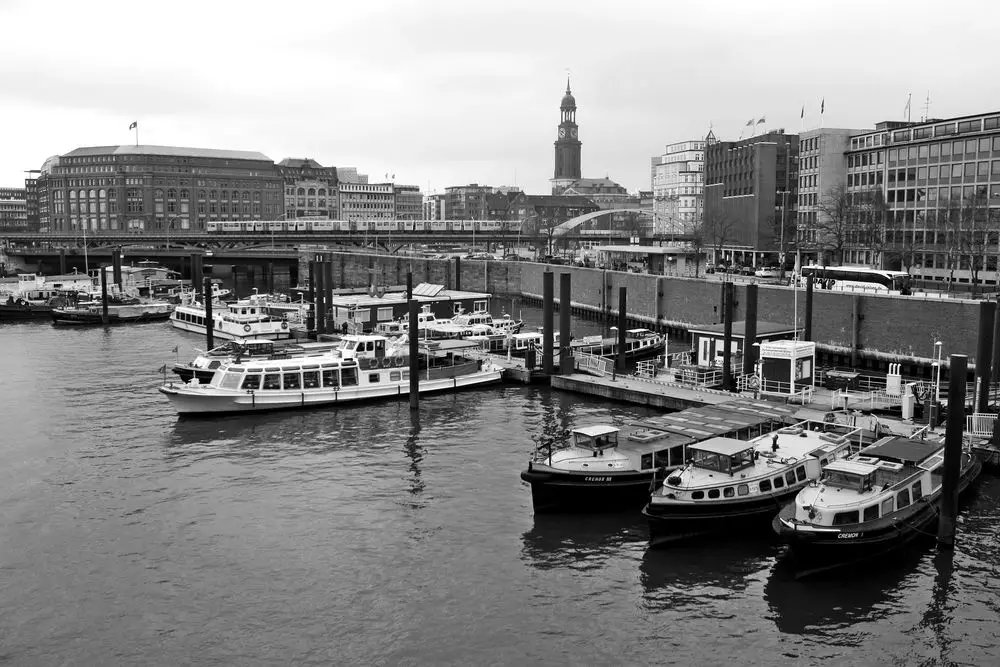
#> input picture collab/waters.jpg, 1000 x 667 px
$ jupyter execute Module14_Solutions_Manual_Visualization_of_Singular_Values_and_Principal_Components.ipynb
#> lines starting #> are read from the running program, lines starting #| are printed output that depends on the picture; long printed decimals are rounded
# **<center> Solution Manual For Tutors </center>**

# <center><strong>Important:</strong> Make a Copy of this Google Colab Notebook!
</center>

<p>Please refrain from using or modifying this current Google Colab notebook directly. Instead, follow these instructions to create your own copy:</p>

<ol>
  <li>Go to the "File" menu at the top of the Colab interface.</li>
  <li>Select "Save a copy in Drive" to create a duplicate of this notebook.</li>
  <li>You can now work on your own copy without affecting the original.</li>
</ol>

<p>This ensures that you have a personalized version to work on and make changes according to your needs. Remember to save your progress as you go. Enjoy working on your own copy of the Google Colab notebook!</p>

# **Module 14: Visualization of Singular Values and Singular Vectors**
We will now explore the meaning of singular values and vectors in image compression following [this tutorial](https://scicoding.com/pca-using-python-image-compression/). We will use the sklearn PCA function for this module. However, feel free to use your custom function instead. <p>

This practice is divided into 4 Parts, with the last being optional. <p>

<ul><li> Part 1: Compress a single gray scale image using PCA </li>
<li> Part 2: How any principal components are needed to efficiently compress the image? </li>
<li> Part 3:  Singular Vectors and Principal Components </li>
<li> [OPTIONAL] Part 4: Image Compression Unsing PCA of an image data set </li> </ul>

<i>Note: Depending on your previous experience with Python and familiarity with PCA, Parts 1-3 may feel relatively straightforward. As a result, we have included an optional Part 4 to provide an additional challenge. If you are new to these concepts or prefer to focus on Parts 1-3, skip Part 4.  </i> <p>

## **Getting Started**

Run the provided code sections and follow the instructions. Implement your own code were indicated.

## **Importing Python Packages**
The first step is to import your necessary Python packages. <p>

[cell 1]
import numpy as np # Importing the numpy library as np - this is a common practice for Python coding
import matplotlib.pyplot as plt # Importing the matplotlib.pyplot as plt - useful for visualizing data
import pandas as pd # libary for data management
import seaborn as sb # library for visualization

import skimage # for image conversion
from google.colab import files # upload files from local drive

from sklearn.decomposition import PCA # for PCA

For learning purposes will use the image from the tutorial, later on, you can choose your own image. To do so, download [this image](https://drive.google.com/file/d/1qYL44GQYbjJyaxL9rBO2hPSEB-BSpATx/view?usp=sharing) to your local machine. Next, execute the following code section. When you run this code, it will prompt you to select files from your computer. Choose the image you just downloaded, and it will be transferred to the current working directory in the Colab environment.

[cell 2]
uploaded = files.upload()  # Upload the image file
#> the answer given: waters.jpg

[cell 3]
# Get the first uploaded file (assuming only one file was uploaded)
file_name = next(iter(uploaded))

image = skimage.io.imread(file_name) # Load the image
#> image is the input picture: shape (667, 1000, 3); mean R, G, B 134.7, 134.7, 134.7

image = skimage.color.rgb2gray(image) # Convert to grayscale
#> image: shape (667, 1000) float64

*Note: To perform Principal Component Analysis (PCA) on a grayscale image, you typically need to convert the image into a 1D vector. PCA operates on a 2D matrix where each row is a sample (an image, in this case) and each column is a feature (a pixel value, in this case).*

## Part 1: Compress a single gray scale **image** using PCA
We will now explore how to compress an image using PCA using tthe built-in function, but feel free to use your own PCA function instead.

[cell 4]
# Perform Principal Component Analysis (PCA) with 50 components
pca = PCA(n_components=50)  # select number of components
image_compressed = pca.fit_transform(image)  # perform PCA on the image data

# Reconstruct the image from the compressed representation
image_decompressed = pca.inverse_transform(image_compressed)
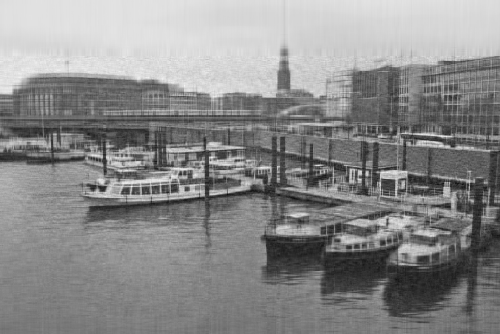
#> image_decompressed: shape (667, 1000) float64 (shown at 1/2 size); min -0.224, max 1.16, mean 0.528; drawn with min black and max white

# Plot images
fig, axes = plt.subplots(1, 2, figsize=(100, 100))
axes[0].imshow(image, cmap='gray')
axes[0].set_label("Original image")  # set label for the original image plot
axes[1].imshow(image_decompressed, cmap='gray')
axes[1].set_label("Compressed image")  # set label for the compressed image plot

<strong>Task:</strong> Explain the difference between the two images. Play around using a different number of principal components. How does this change the resulting image?

[cell 5]
# Perform Principal Component Analysis (PCA) with different numbers of components
n_components = [50, 40, 30, 20, 10, 5, 1]
fig, axes = plt.subplots(1, len(n_components) + 1, figsize=(15, 5))

# Plot the original image
axes[0].imshow(image, cmap='gray')
axes[0].set_xlabel("Original image")

for i, n_comp in enumerate(n_components):
    # Perform PCA with the current number of components
    pca = PCA(n_components=n_comp)
    image_compressed = pca.fit_transform(image)
    image_decompressed = pca.inverse_transform(image_compressed)

    # Plot the compressed image in the corresponding subplot
    axes[i+1].imshow(image_decompressed, cmap='gray')
    axes[i+1].set_xlabel("Compressed image")
    axes[i+1].set_title("PCs: {}".format(n_comp))

# Adjust subplot spacing
plt.tight_layout()

# Display the plot
plt.show()

## Part 2: How any principal components are needed to efficiently compress the image?
<strong>Task</strong>: Think about the following questions:
<ul><li> What do the principal components represent in the context of image compression?
<li>How can we interpret the principal components visually? Do they capture specific image features or patterns?
<li>Are the principal components directly related to image content or do they represent more abstract features?

<h3>Answers:</h3>
<ol>
  <li><strong>What do the principal components represent in the context of image compression?</strong><br>italicized text
    Principal components represent the directions or axes in the image space along which the data varies the most. They capture the most significant patterns or features present in the image data.
  </li>
  <li><strong>How can we interpret the principal components visually? Do they capture specific image features or patterns?</strong><br>
    Principal components can be interpreted visually by examining the singular vectors associated with them. Each principal component represents a combination of image features or patterns. The components with larger singular values capture more pronounced or dominant features, while those with smaller singular values capture subtler or less significant patterns.
  </li>
  <li><strong>Are the principal components directly related to image content or do they represent more abstract features?</strong><br>
    The principal components can represent both specific image content and more abstract features. In some cases, a principal component may correspond to a recognizable object or texture in the image. However, other components may represent more abstract features that are not directly linked to specific objects but capture more global variations or structures in the image.
  </li>
</ol>

## Part 3: Singular Vectors and Principal Components
In this step, we will explore the singular values and principal components.

<ul><li><strong>Singular values</strong> (in PCA, also known as the square roots of eigenvalues of the covariance matrix) represent the importance of each principal component in capturing the variance in the data. A larger singular value for a principal component means that component represents a direction in feature space along which there's more variance in the data.

<li><strong>Principal components </strong> (eigenvectors of the covariance matrix) represent directions in the feature space along which the data varies the most. They are orthogonal to each other, meaning that they capture non-redundant information in the data. In the transformed space, each data point's coordinates are its projections onto the principal components, indicating how much the data point varies along each of those directions.</ul>

This is why PCA is often used for dimensionality reduction: by keeping only the first few principal components (those associated with the largest singular values), we can capture the majority of the variance in the data with fewer dimensions.

Plot the singular values.

[cell 6]
# Perform Principal Component Analysis (PCA) with 600 components
num_components = 600  # select number of components (original image size is 667x1000)
pca = PCA(n_components=num_components)
image_compressed = pca.fit_transform(image)
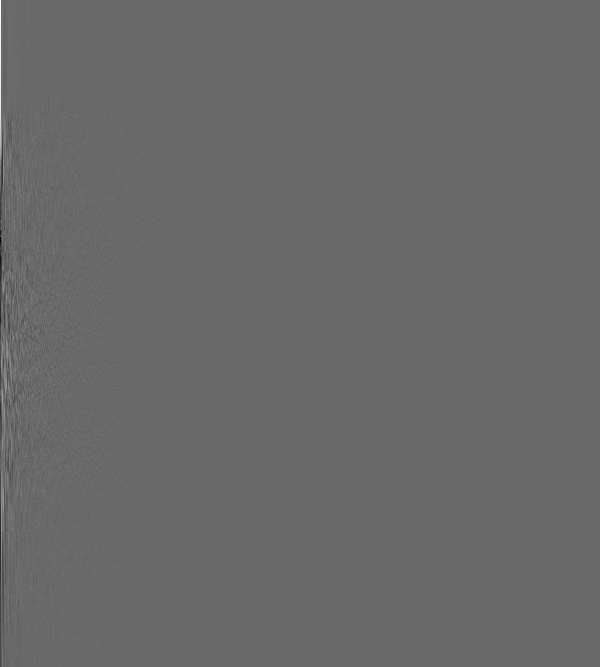
#> image_compressed: shape (667, 600) float64; min -10.39, max 14.65, mean 2.12e-18; drawn with min black and max white

# Plot the singular values
plt.figure(figsize=(10, 5))
plt.plot(pca.singular_values_)
plt.title("Singular values")
plt.xlabel("Component")
plt.ylabel("Singular value")
plt.show()

Let's see how much variance the first principal components explain.

[cell 7]
# Create subplots with 1 row and 2 columns
fig, axes = plt.subplots(1, 2, figsize=(15, 5))

# Plot cumulative explained variance
axes[0].plot(range(1, num_components+1), 100 * np.cumsum(pca.explained_variance_ratio_))
axes[0].set_xlabel('Number of Components')
axes[0].set_ylabel('Cumulative Explained Variance (%)')
axes[0].set_title('Explained Variance by Components')

# Plot explained variance per component
axes[1].plot(range(1, num_components+1), 100 * pca.explained_variance_ratio_)
axes[1].set_xlabel('Component')
axes[1].set_ylabel('Explained Variance (%)')
axes[1].set_title('Explained Variance per Component')

# Set y-axis limits
axes[0].set_ylim(50, 110)
axes[1].set_ylim(-10, 70)

# Adjust the spacing between subplots
plt.tight_layout()

# Display the plots
plt.show()

Let's look at the data table.

[cell 8]
# Calculate the cumulative explained variance
cumulative_explained_variance = np.cumsum(pca.explained_variance_ratio_) * 100

# Create a DataFrame
explained_variance = pd.DataFrame({
    'Component': range(1, len(cumulative_explained_variance) + 1),
    'Explained Variance (%)': cumulative_explained_variance.round(2)
})

# Display the DataFrame
print(explained_variance.head(10)) # display first 10 rows

Plot a selection of principal components.

[cell 9]
# Get the eigenvectors (principal components)
principal_components = pca.components_

# Plot the first few eigenvectors
n_vectors = 5  # Number of vectors to plot
fig, axes = plt.subplots(n_vectors, 1, figsize=(10, 5))
for i in range(n_vectors):
    ax = axes[i]
    ax.plot(principal_components[i])
    ax.set_title("Principal Component {}".format(i+1))
plt.tight_layout()
plt.show()

###<strong> How to interpret the plots of the eigenvectors / principal components? </strong>

When you apply PCA to a single image, each row of pixels in the image is considered a sample, and each pixel in that row is treated as a feature. So, if you plot the principal components, each point on the line represents the weight or "loading" of a specific pixel (feature) in the principal component.

Here's how you interpret these plots in your context:

<ul>
    <li><strong>Magnitude:</strong> A larger absolute value of the weight indicates that the intensity of a specific pixel has a larger influence on the principal component. This pixel is a key characteristic that distinguishes this component from others.</li>
    <li><strong>Direction:</strong> A positive or negative sign indicates if a pixel's intensity positively or negatively influences the principal component. If two pixels have the same sign, their intensities tend to increase or decrease together in the direction of the principal component.</li>
    <li><strong>Pattern:</strong> A flat line indicates that all pixels contribute equally to this principal component, suggesting that this component represents the general brightness of the image. Peaks indicate that certain pixels contribute significantly to this component, suggesting that this component represents a specific pattern in the image.</li>
</ul>
The first few components often capture large-scale variations in pixel intensities, and later components may capture more subtle patterns or noise. Interpreting these components can be challenging, especially when the original image has complex patterns. However, visualizing the components can often give you an intuitive sense of the patterns that PCA has detected in the image.

Now, let's plot the principal components as a heat map.

[cell 10]
import seaborn as sns

# Let's take the first 10 components
n_vectors = 10
principal_components_subset = principal_components[:n_vectors, :]

plt.figure(figsize=(10, 10))
sns.heatmap(principal_components_subset, cmap='viridis')
plt.title('Heatmap of the First 10 Principal Components')
plt.xlabel('Features')
plt.ylabel('Principal Components')
plt.show()

###<strong>Explanation of heatmap </strong>

 When applying Principal Component Analysis (PCA) to a grayscale image, you treat each row as a sample and each pixel in that row as a feature. The principal components derived from PCA are vectors in the feature space, and visualizing them as a heatmap helps understand the contribution of each pixel to these components.

In the heatmap, each column represents a pixel (feature) in the image, and the color in a column indicates how much that pixel contributes to each principal component. Consistent colors across components mean the pixel has a similar contribution to all of them. Each row corresponds to a principal component, and the color in a row shows how much each pixel contributes to that component. Intense colors in a row indicate that only a few pixels significantly contribute to that component.

The color scale in the heatmap represents the weights of the pixels. Darker colors (towards yellow) indicate higher absolute weights, meaning those pixels are more important in defining the corresponding principal component. The sign (positive or negative) of the weight indicates the direction of influence.

For example, a brightly colored cell corresponding to the 3rd component and the 500th pixel means that the 500th pixel in the image has a high weight in the 3rd principal component. Changing the intensity of this pixel would significantly alter the value of the 3rd component.

Keep in mind that interpreting the heatmap can be challenging, especially for complex image patterns. However, it provides a way to visually understand the structure in your high-dimensional image data.

###<strong>Compression Ratio </strong>

[cell 11]
# Calculate the compression ratio
original_data_size = image.size

# Initialize the compression ratios list
compression_ratios = []

num_components_vec = list(range(1, 601))

# Calculate the compression ratio for each number of components
for n in range(1,num_components+1):

    # Calculate the compressed data size
    compressed_data_size = n*image.shape[1]

    # Calculate the compression ratio
    compression_ratio = compressed_data_size / original_data_size

    # Append the compression ratio to the list
    compression_ratios.append(compression_ratio*100)

# Plot the compression ratios
plt.plot(num_components_vec, compression_ratios)
plt.xlabel('Number of Components')
plt.ylabel('Compression Ratio (%)')
plt.title('Compression Ratio for Different Numbers of Components')
plt.show()
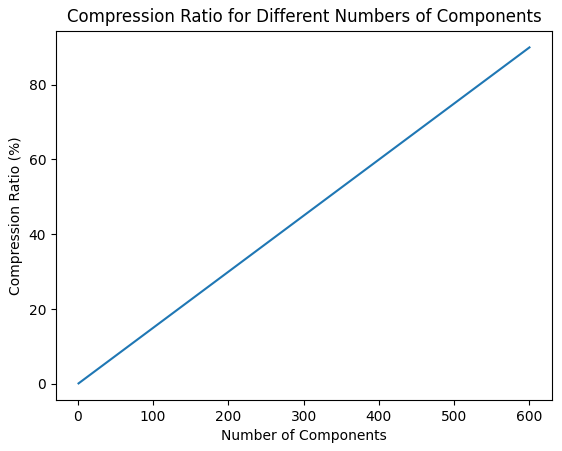
#> figure drawn by matplotlib, 1 panel; curve peaks at x = 600, y = 89.96

Now lets relate the compression ratio with explained variance.

[cell 12]
# Initialize the compression ratios and cumulative variances lists
compression_ratios = []
cumulative_variances = []

num_components_vec = list(range(1, 601))

# Calculate the compression ratio and cumulative variance for each number of components
for n in num_components_vec:
    # Calculate the compressed data size
    compressed_data_size = n * image.shape[1]
    # Calculate the compression ratio
    compression_ratio = compressed_data_size / original_data_size * 100
    compression_ratios.append(compression_ratio)

    # Calculate the cumulative explained variance
    cumulative_variance = np.sum(pca.explained_variance_ratio_[:n]) * 100
    cumulative_variances.append(cumulative_variance)

# Plot the compression ratios
plt.figure(figsize=(10, 5))
plt.plot(num_components_vec, compression_ratios, label='Compression Ratio')
plt.plot(num_components_vec, cumulative_variances, label='Cumulative Explained Variance')
plt.xlabel('Number of Components')
plt.ylabel('Percentage')
plt.title('Compression Ratio vs. Cumulative Explained Variance')
plt.legend()
plt.show()
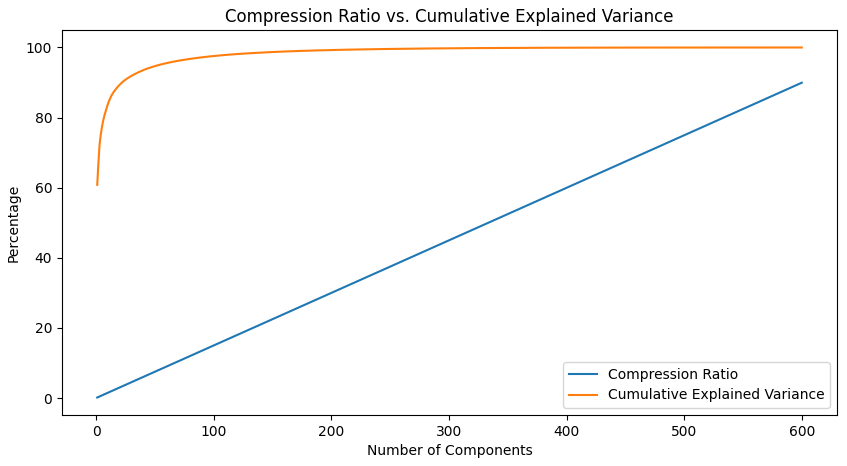
#> figure drawn by matplotlib, 1 panel; curve peaks at x = 600, y = 89.96; curve peaks at x = 600, y = 100

# Initialize the variance explained levels
variance_levels = [80, 90, 95, 99, 99.9] # we want to find number of PCs that are close to these levels

# Initialize the compression ratios list
compression_ratios = []
# Initialize list of number of components that explain the variance
comps = []
# Initialize the list for actually explained variance
explained_variance = []

# Calculate the compression ratio for each variance explained level
for level in variance_levels:
    # Find the number of components that explain the specified variance level
    num_components = np.argmax(np.cumsum(pca.explained_variance_ratio_) >= level / 100) + 1
    comps.append(num_components)

    # Calculate the actual explained variance for the number of components
    actual_explained_variance = np.sum(pca.explained_variance_ratio_[:num_components]) * 100
    explained_variance.append(actual_explained_variance)

    # Calculate the compressed data size
    compressed_data_size = num_components * image.shape[1]

    # Calculate the compression ratio
    compression_ratio = compressed_data_size / original_data_size

    # Append the compression ratio to the list
    compression_ratios.append(compression_ratio)

# Create a DataFrame
data = {'PCs': comps,
        'Variance Explained (%)': variance_levels,
        'Actual Explained Variance (%)': explained_variance,
        'Compression Ratio': compression_ratios}

df = pd.DataFrame(data)

print(df.to_string(index=False)) # display datatable in one line
#|  PCs  Variance Explained (%)  Actual Explained Variance (%)  Compression Ratio
#|    7                    80.0                      80.447           0.0105
#|   22                    90.0                      90.007           0.03298
#> (further printed lines are left out)

[cell 13]
# Create subplots with 2 rows and len(variance_levels) + 1 columns
fig, axes = plt.subplots(1, len(explained_variance) + 1, figsize=(15, 6))

# Plot the original image
axes[0].imshow(image, cmap='gray')
axes[0].set_xlabel("Original image")

for i, n_comp in enumerate(comps):
    # Perform PCA with the specified variance level
    pca = PCA(n_components=n_comp)
    image_compressed = pca.fit_transform(image)
    image_decompressed = pca.inverse_transform(image_compressed)

    # Plot the compressed image and reconstructed image in the corresponding subplots
    axes[i+1].imshow(image_decompressed, cmap='gray')
    axes[i+1].set_xlabel("Var Explained: {}%".format(explained_variance[i].round(2)))
    axes[i+1].set_title("PCs: {}".format(n_comp))
#> this loop made 5 passes
#> pass 1, `image_decompressed = pca.inverse_transform(image_compressed)`:
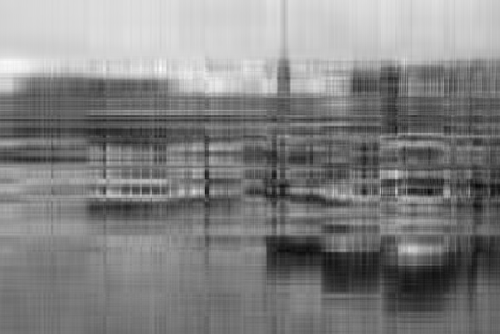
#> image_decompressed: shape (667, 1000) float64 (shown at 1/2 size); min -0.167, max 1.2, mean 0.528; drawn with min black and max white
#> after the loop:
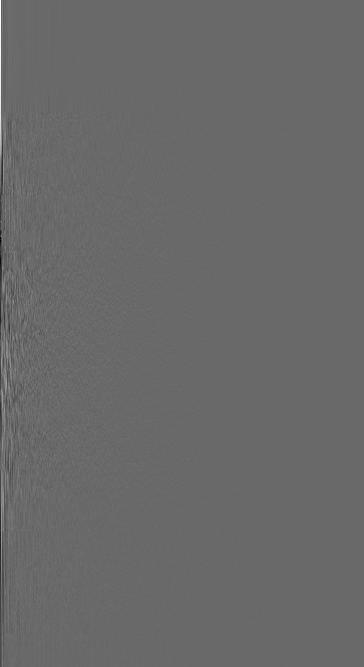
#> image_compressed: shape (667, 364) float64; min -10.39, max 14.65, mean 2.95e-17; drawn with min black and max white

# Adjust subplot spacing
plt.tight_layout()

# Display the plot
plt.show()
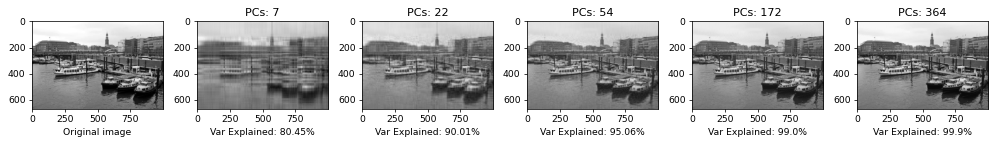
#> figure drawn by matplotlib, 6 panels
